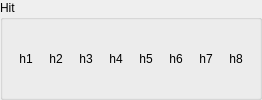
     <widget class="QGroupBox" name="hit">
      <property name="title">
       <string>Hit</string>
      </property>
      <layout class="QHBoxLayout" name="horizontalLayout_5">
       <item>
        <widget class="ModQPushButton" name="hit_1">
         <property name="sizePolicy">
          <sizepolicy hsizetype="Minimum" vsizetype="Minimum">
           <horstretch>0</horstretch>
           <verstretch>0</verstretch>
          </sizepolicy>
         </property>
         <property name="styleSheet">
          <string notr="true">QPushButton{
	border:none;
	background-color: rgba(255,255,0,.3);
	margin:5px;
}
QPushButton:hover{
	
	background-color: rgba(255,255,0,.5);
}
QPushButton:checked{
	
	background-color: rgba(255,255,0,.6);
}
</string>
         </property>
         <property name="text">
          <string>h1</string>
         </property>
         <property name="checkable">
          <bool>true</bool>
         </property>
        </widget>
       </item>
       <item>
        <widget class="ModQPushButton" name="hit_2">
         <property name="sizePolicy">
          <sizepolicy hsizetype="Minimum" vsizetype="Minimum">
           <horstretch>0</horstretch>
           <verstretch>0</verstretch>
          </sizepolicy>
         </property>
         <property name="styleSheet">
          <string notr="true">QPushButton{
	border:none;
	background-color: rgba(255,255,0,.3);
	margin:5px;
}
QPushButton:hover{
	
	background-color: rgba(255,255,0,.5);
}
QPushButton:checked{
	
	background-color: rgba(255,255,0,.6);
}
</string>
         </property>
         <property name="text">
          <string>h2</string>
         </property>
         <property name="checkable">
          <bool>true</bool>
         </property>
        </widget>
       </item>
       <item>
        <widget class="ModQPushButton" name="hit_3">
         <property name="sizePolicy">
          <sizepolicy hsizetype="Minimum" vsizetype="Minimum">
           <horstretch>0</horstretch>
           <verstretch>0</verstretch>
          </sizepolicy>
         </property>
         <property name="styleSheet">
          <string notr="true">QPushButton{
	border:none;
	background-color: rgba(255,255,0,.3);
	margin:5px;
}
QPushButton:hover{
	
	background-color: rgba(255,255,0,.5);
}
QPushButton:checked{
	
	background-color: rgba(255,255,0,.6);
}
</string>
         </property>
         <property name="text">
          <string>h3</string>
         </property>
         <property name="checkable">
          <bool>true</bool>
         </property>
        </widget>
       </item>
       <item>
        <widget class="ModQPushButton" name="hit_4">
         <property name="sizePolicy">
          <sizepolicy hsizetype="Minimum" vsizetype="Minimum">
           <horstretch>0</horstretch>
           <verstretch>0</verstretch>
          </sizepolicy>
         </property>
         <property name="styleSheet">
          <string notr="true">QPushButton{
	border:none;
	background-color: rgba(255,255,0,.3);
	margin:5px;
}
QPushButton:hover{
	
	background-color: rgba(255,255,0,.5);
}
QPushButton:checked{
	
	background-color: rgba(255,255,0,.6);
}
</string>
         </property>
         <property name="text">
          <string>h4</string>
         </property>
         <property name="checkable">
          <bool>true</bool>
         </property>
        </widget>
       </item>
       <item>
        <widget class="ModQPushButton" name="hit_5">
         <property name="sizePolicy">
          <sizepolicy hsizetype="Minimum" vsizetype="Minimum">
           <horstretch>0</horstretch>
           <verstretch>0</verstretch>
          </sizepolicy>
         </property>
         <property name="styleSheet">
          <string notr="true">QPushButton{
	border:none;
	background-color: rgba(255,255,0,.3);
	margin:5px;
}
QPushButton:hover{
	
	background-color: rgba(255,255,0,.5);
}
QPushButton:checked{
	
	background-color: rgba(255,255,0,.6);
}
</string>
         </property>
         <property name="text">
          <string>h5</string>
         </property>
         <property name="checkable">
          <bool>true</bool>
         </property>
        </widget>
       </item>
       <item>
        <widget class="ModQPushButton" name="hit_6">
         <property name="sizePolicy">
          <sizepolicy hsizetype="Minimum" vsizetype="Minimum">
           <horstretch>0</horstretch>
           <verstretch>0</verstretch>
          </sizepolicy>
         </property>
         <property name="styleSheet">
          <string notr="true">QPushButton{
	border:none;
	background-color: rgba(255,255,0,.3);
	margin:5px;
}
QPushButton:hover{
	
	background-color: rgba(255,255,0,.5);
}
QPushButton:checked{
	
	background-color: rgba(255,255,0,.6);
}
</string>
         </property>
         <property name="text">
          <string>h6</string>
         </property>
         <property name="checkable">
          <bool>true</bool>
         </property>
        </widget>
       </item>
       <item>
        <widget class="ModQPushButton" name="hit_7">
         <property name="sizePolicy">
          <sizepolicy hsizetype="Minimum" vsizetype="Minimum">
           <horstretch>0</horstretch>
           <verstretch>0</verstretch>
          </sizepolicy>
         </property>
         <property name="styleSheet">
          <string notr="true">QPushButton{
	border:none;
	background-color: rgba(255,255,0,.3);
	margin:5px;
}
QPushButton:hover{
	
	background-color: rgba(255,255,0,.5);
}
QPushButton:checked{
	
	background-color: rgba(255,255,0,.6);
}
</string>
         </property>
         <property name="text">
          <string>h7</string>
         </property>
         <property name="checkable">
          <bool>true</bool>
         </property>
        </widget>
       </item>
       <item>
        <widget class="ModQPushButton" name="hit_8">
         <property name="sizePolicy">
          <sizepolicy hsizetype="Minimum" vsizetype="Minimum">
           <horstretch>0</horstretch>
           <verstretch>0</verstretch>
          </sizepolicy>
         </property>
         <property name="styleSheet">
          <string notr="true">QPushButton{
	border:none;
	background-color: rgba(255,255,0,.3);
	margin:5px;
}
QPushButton:hover{
	
	background-color: rgba(255,255,0,.5);
}
QPushButton:checked{
	
	background-color: rgba(255,255,0,.6);
}
</string>
         </property>
         <property name="text">
          <string>h8</string>
         </property>
         <property name="checkable">
          <bool>true</bool>
         </property>
        </widget>
       </item>
      </layout>
     </widget>
